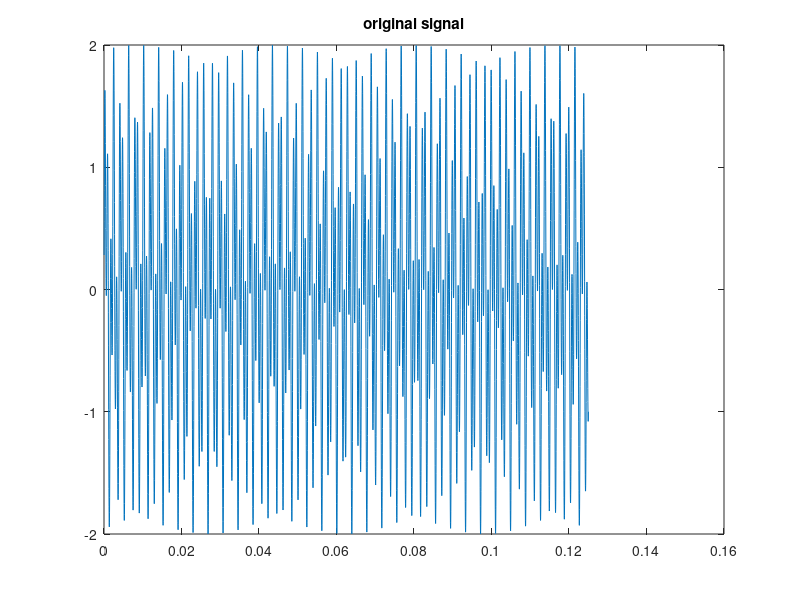
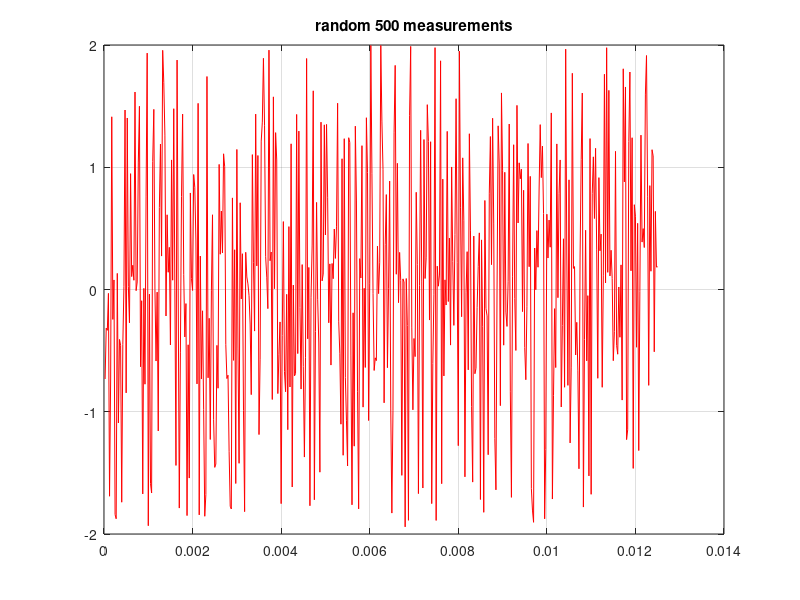
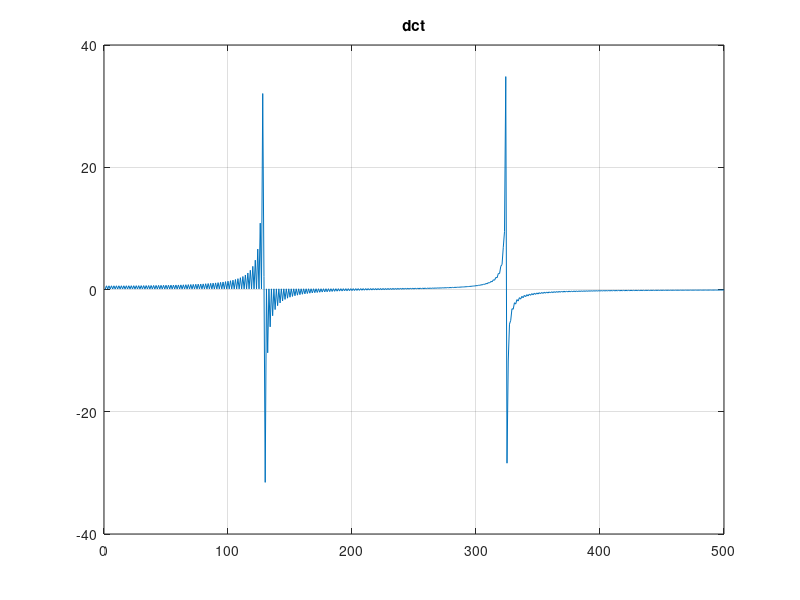
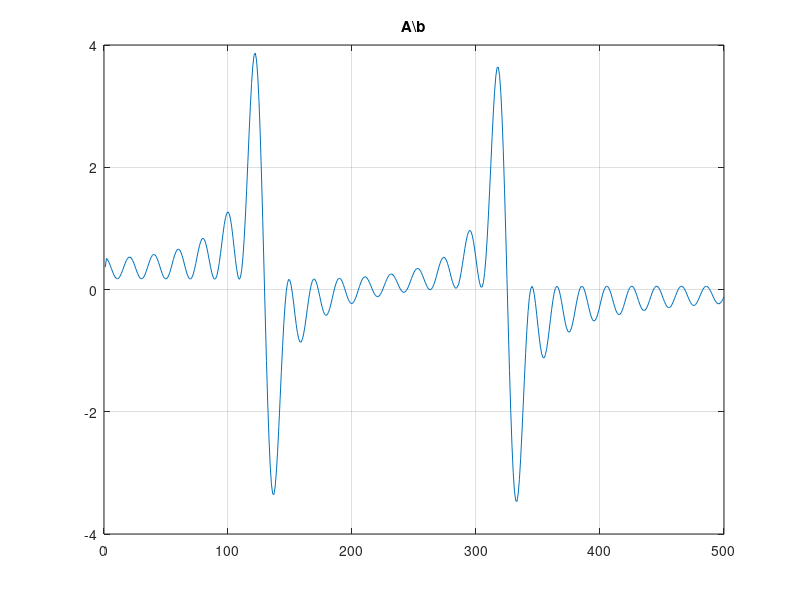

MATLAB code to generate these figures, in order: (Note: this script raises an error after producing the figures.)
% k=sort(round(rand(1,500)*5000))';
% p=1;
% for i=1:499
% if(k(i)==k(i+1))
% b(p)=i;p=p+1;
% end
% end
%c=500;
path(path, './Optimization');
load('random500.mat');
k=sort(k);
k=randperm(500)';
t=1/40000:(1/40000):(1/8);figure;
f=sin(2*pi*512*t)+sin(2*pi*1294*t);plot(t,f);title('original signal');f=f';
b=f(k);figure;plot(t(1:500),b,'r');title('random 500 measurements');grid
p=dct(f);figure;
plot(p(1:500));grid;title('dct');
D=idct(eye(5000,5000));
A=D(k,:);
result=A\b;figure;
plot(result(1:500));grid;title('A\b');
result1=pinv(A)*b;figure;
plot(result1(1:500));grid;title('Min Energy l2 minimization');
x0=A'*b;
xp = l1eq_pd(x0, A, [], b, 1e-2);figure;
plot(xp(1:500));grid;title('l1 minimization');
%sound(f);sound(dct(result));sound(dct(result1));sound(dct(x0));sound(f);sound(dct(xp));
figure;
plot(t(2000:2250),f(2000:2250));title('Original Signal');grid
figure;
vv=dct(result1);
plot(t(2000:2250),vv(2000:2250));title('L2 Reconstruction');grid
figure;
tt=dct(xp);
plot(t(2000:2250),tt(2000:2250));title('L1 Reconstruction');grid
